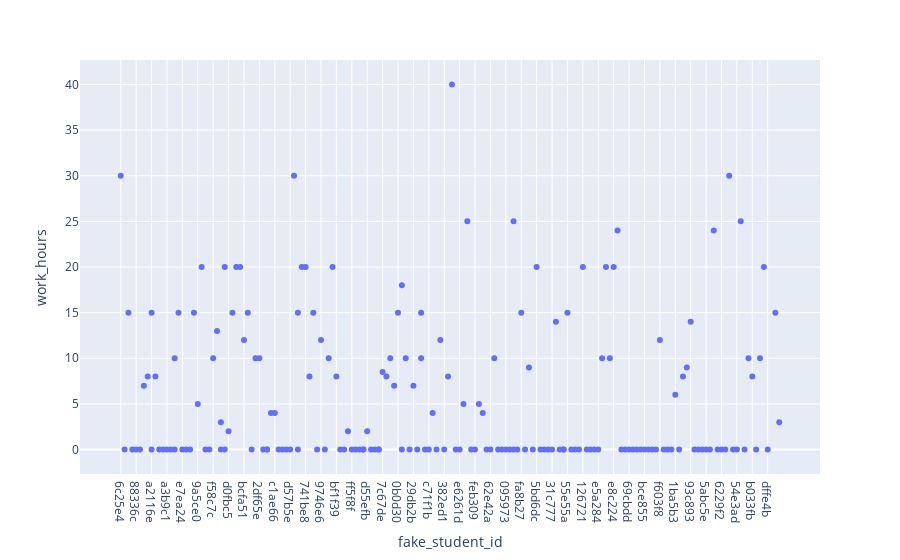

Source (notebook cell):
### Code cell
import plotly.express as px
fig = px.scatter(df_gtky, x='fake_student_id', y='work_hours')
fig.show()

### Figure 1 — Plotly figure (JSON) as saved in the notebook; plotly's stock layout.template omitted (floating-point values rounded to 4 significant figures; data arrays with more than 128 entries replaced by an {"elided": "..."} marker saying what was removed)
{"data": [{"hovertemplate": "fake_student_id=%{x}<br>work_hours=%{y}<extra></extra>", "legendgroup": "", "marker": {"color": "#636efa", "symbol": "circle"}, "mode": "markers", "name": "", "orientation": "v", "showlegend": false, "type": "scatter", "x": {"elided": "185 str values"}, "xaxis": "x", "y": {"elided": "185 mixed values"}, "yaxis": "y"}], "layout": {"legend": {"tracegroupgap": 0}, "margin": {"t": 60}, "xaxis": {"anchor": "y", "domain": [0, 1], "title": {"text": "fake_student_id"}}, "yaxis": {"anchor": "x", "domain": [0, 1], "title": {"text": "work_hours"}}}}
